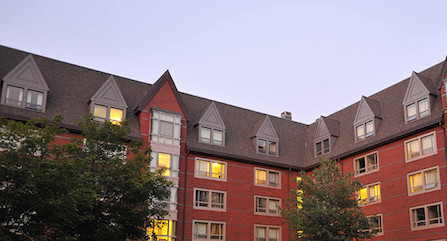
%> input picture Hw04/hw_practice02/data/umass_building_left.jpg, 447 x 241 px
$ octave stitchImages.m   (GNU Octave 9; MATLAB toolbox functions it lacks are replaced by stand-ins)
%> lines starting %> are read from the running program, lines starting %| are printed output that depends on the picture; in (x1, y1, x2, y2) boxes, pixels count from 0 and x2, y2 are one past the last pixel; in counts of white or black regions, pixels touching at a corner belong together; the program's own positions count from 1
%> further down, im1 is the input picture: size 241x447x3 uint8; mean R, G, B 140.1, 125, 129.7
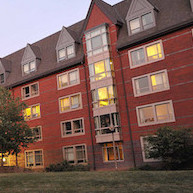
%> input picture Hw04/hw_practice02/data/umass_building_right4.jpg, 193 x 193 px
%> further down, im2 is the input picture: size 193x193x3 uint8; mean R, G, B 122.7, 93.2, 86.1
### Hw04/code/detectCorners.m
function c = detectCorners(I, isSimple, w, th)
%> called with isSimple = false, w = 1.5, th = 0.0005

% Convert to double format
I = im2double(I);

% Convert color to grayscale
if size(I, 3) > 1
    I = rgb2gray(I);
%> I: size 241x447 double
end

% Step 1: Compute corner score
if isSimple
    cornerScore = simpleScore(I, w);
else
    cornerScore = harrisScore(I, w);
end

% Step 2: Threshold corner score abd find peaks
cornerScore (cornerScore < th) = 0;
[cx, cy, cs] = nms(cornerScore);
c = [cx'; cy'; cs'];
isvalid = cx > 0 & cx <= size(I,2) & cy > 0 & cy <= size(I,1);
c = c(:,isvalid);


%--------------------------------------------------------------------------
%                                    Simple score function (Implement this)
%--------------------------------------------------------------------------
% [20 lines left out: function simpleScore, not called in this run]


%--------------------------------------------------------------------------
%                                    Harris score function (Implement this)
%--------------------------------------------------------------------------
function cornerScore = harrisScore(I, w)
%> called with w = 1.5
gx = [-1 0 1];
gy = gx';
imgx = imfilter(I, gx, 'replicate', 'same');
imgy = imfilter(I, gy, 'replicate', 'same');

gs = fspecial('Gaussian', 6*w+1, w);

imgx2 = imfilter(imgx.^2, gs, 'replicate', 'same');
imgy2 = imfilter(imgy.^2, gs, 'replicate', 'same');
imgxgy = imfilter(imgx.*imgy, gs, 'replicate','same');
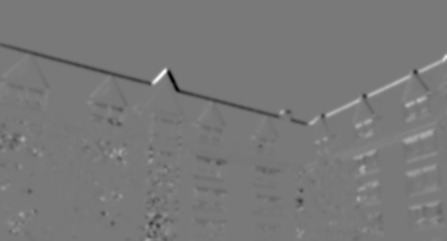
%> imgxgy: size 241x447 double; min -0.153, max 0.168, mean -0.000212; drawn with min black and max white
cornerScore = (imgx2.*imgy2 - imgxgy.*imgxgy) - 0.04*(imgx2 + imgy2).^2;
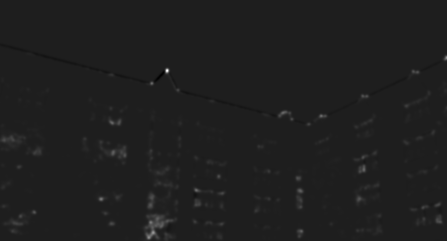
%> cornerScore: size 241x447 double; min -0.00358, max 0.0265, mean 0.000127; drawn with min black and max white

### Hw04/code/nms.m
function [cx, cy, cs] = nms(cornerScore)
% This code is part of:
%
%   CMPSCI 370: Computer Vision, Spring 2016
%   University of Massachusetts, Amherst
%   Instructor: Subhransu Maji
%
%   Homework 3

% Pick local maxima
locs = imregionalmax(cornerScore, 8);
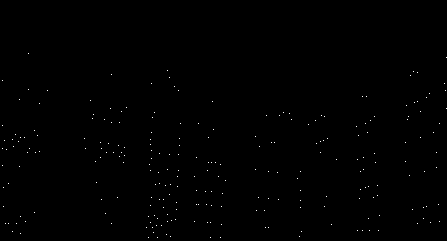
%> locs: size 241x447 logical; 0.23% white in thin lines or dots, all inside (x1, y1, x2, y2) = (2, 53, 447, 238)

% Shrink connected components to one point
locs = bwmorph(locs, 'shrink', Inf);

% Zero out everything else
cornerScore = cornerScore.*locs;

% Convert binary image to a sorted list of locations
locinds = find(locs);
%> locinds = 245 values from 563 to 107595
[cy, cx] = ind2sub(size(locs), locinds);
%> cy = 245 values, max 238 at index 68, min 54 at index 26, mean 165; cx = 245 values from 3 to 447
cs = cornerScore(locinds);
%> cs = 245 values, max 0.0265 at index 98, min 0.000502 at index 83, mean 0.00275
[~,ord] = sort(cs, 'descend');
%> ord = 245 values, max 245 at index 126, min 1 at index 230, mean 123
cs = cs(ord);
%> cs = 245 values, max 0.0265 at index 1, min 0.000502 at index 245, mean 0.00275
cx = cx(ord);
%> cx = 245 values, max 447 at index 3, min 3 at index 182, mean 218.8
cy = cy(ord);
%> cy = 245 values, max 238 at index 4, min 54 at index 244, mean 165

### Hw04/hw_practice02/code/extractFeatures.m
function f = extractFeatures(im, c, patchRadius)
% This code is part of:
%
%   CMPSCI 370: Computer Vision, Spring 2018
%   University of Massachusetts, Amherst
%   Instructor: Subhransu Maji
%
%   Homework 4

### Hw04/hw_practice02/code/stitchImages.m
% This code is part of:
%
%   CMPSCI 370: Computer Vision, Spring 2018
%   University of Massachusetts, Amherst
%   Instructor: Subhransu Maji
%
%   Homework 4

% Read images
close all
im1 = imread('../data/umass_building_left.jpg'); % left image
im2 = imread('../data/umass_building_right4.jpg'); % right image (change this to right2, right3,..., right5)

% Detect corners using harris corner detector
sigma = 1.5;
threshold = 0.0005;
maxCorners = 200;
isSimple = false;
c1 = detectCorners(im1, isSimple, sigma, threshold);
%> in detectCorners, `c = [cx'; cy'; cs'];`: c = 245 columns, first 8: [168 154 447 149 151 102 197 284; 71 233 58 238 223 200 191 113; 0.0265 0.014 0.0133 0.0124 0.0105 0.00968 0.00879 0.00852]
%> in detectCorners, `isvalid = cx > 0 & cx <= size(I,2) & cy > 0 & cy <= size(I,1);`: isvalid = 245 logical values, 245 true
%> c1 has the same summary as c in detectCorners
c2 = detectCorners(im2, isSimple, sigma, threshold);
%> call 2 of detectCorners, with isSimple = false, w = 1.5, th = 0.0005
%> in detectCorners (call 2), `I = rgb2gray(I);`:
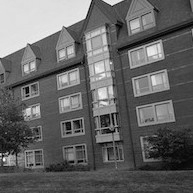
%> I: size 193x193 double; min 0.000894, max 0.977, mean 0.397
%> call 2 of harrisScore, with w = 1.5
%> in harrisScore (call 2), `imgxgy = imfilter(imgx.*imgy, gs, 'replicate','same');`:
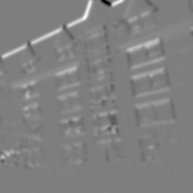
%> imgxgy: size 193x193 double; min -0.105, max 0.107, mean 0.00216; drawn with min black and max white
%> in nms (call 2), `locs = imregionalmax(cornerScore, 8);`:
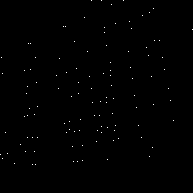
%> locs: size 193x193 logical; 0.3% white in thin lines or dots, all inside (x1, y1, x2, y2) = (0, 0, 193, 165)
%> in nms (call 2), `locinds = find(locs);`: locinds = 112 values from 155 to 37086
%> in nms (call 2), `[cy, cx] = ind2sub(size(locs), locinds);`: cy = 112 values, max 165 at index 21, min 1 at index 55, mean 93.42; cx = 112 values from 1 to 193
%> in nms (call 2), `cs = cornerScore(locinds);`: cs = 112 values, max 0.0131 at index 4, min 0.000504 at index 83, mean 0.00176
%> in nms (call 2), `[~,ord] = sort(cs, 'descend');`: ord = 112 values, max 112 at index 25, min 1 at index 2, mean 56.5
%> in nms (call 2), `cs = cs(ord);`: cs = 112 values, max 0.0131 at index 1, min 0.000504 at index 112, mean 0.00176
%> in nms (call 2), `cx = cx(ord);`: cx = 112 values, max 193 at index 25, min 1 at index 2, mean 88.64
%> in nms (call 2), `cy = cy(ord);`: cy = 112 values, max 165 at index 17, min 1 at index 16, mean 93.42
%> in detectCorners (call 2), `c = [cx'; cy'; cs'];`: c = 112 columns, first 8: [3 1 112 8 28 31 66 113; 159 155 5 154 87 44 27 114; 0.0131 0.0117 0.0113 0.00602 0.0056 0.00472 0.0047 0.00449]
%> in detectCorners (call 2), `isvalid = cx > 0 & cx <= size(I,2) & cy > 0 & cy <= size(I,1);`: isvalid = 112 logical values, 112 true
%> c2 has the same summary as c in detectCorners
n1 = min(maxCorners, size(c1,2));
%> n1 = 200
c1 = c1(:,1:n1);
%> c1 = 200 columns, first 8: [168 154 447 149 151 102 197 284; 71 233 58 238 223 200 191 113; 0.0265 0.014 0.0133 0.0124 0.0105 0.00968 0.00879 0.00852]
n2 = min(maxCorners, size(c2,2));
%> n2 = 112
c2 = c2(:,1:n2);

% Compute feature descriptors
patchRadius = 5;
f1 = extractFeatures(im1, c1, patchRadius);
%> (the run ends here)
